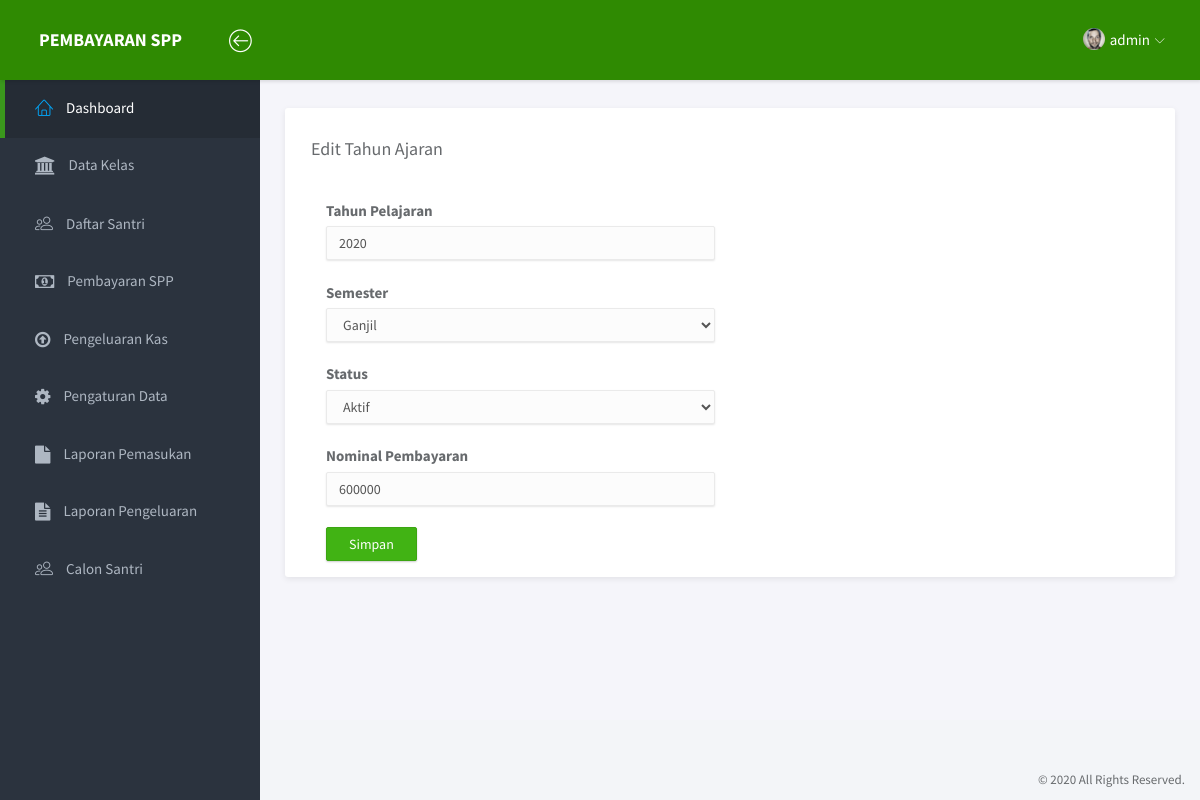
Screenshot of /index.php?page=edit_pengaturan&id=20 (signed in) with the database file from the repository.
### tables this page shows
CREATE TABLE `tbl_tahun_pelajaran` (
  `id` int(30) NOT NULL,
  `tahun_pelajaran` varchar(20) NOT NULL,
  `semester` int(2) NOT NULL,
  `status` varchar(1) DEFAULT NULL,
  `nominal` int(10) NOT NULL
);

### views/edit_pengaturan.php (the view, shortened to what this page needs)
<div class="main">
    <div class="main-content">
        <div class="container-fluid">
            <div class="panel">
                <div class="panel-heading">
                    <h4>Edit Tahun Ajaran</h4>
                </div>
                <div class="panel-body">
                    <?php
                        include 'library/config.php';
                        $id=$_GET['id'];
                        $s=[1,2];
                        $stat=['Y','N'];
                        $query=mysqli_query($koneksi,"select * from tbl_tahun_pelajaran where id=$id");
                        $data=mysqli_fetch_array($query);
                    ?>
                    <div class="col-md-6">
                        <form action="library/edit_pengaturan.php?id=<?= $id ?>" method="post">
                        <label for="">Tahun Pelajaran</label>
                        <input type="number" class="form-control" required name="tahunpelajaran" placeholder="Tahun Pelajaran" value="<?= $data['tahun_pelajaran'] ?>"><br>
                        <label for="">Semester</label>
                        <select name="semester" id="" required class="form-control">
                            <?php foreach($s as $sm): ?>
                                <?php if($data['semester']==$sm){ ?>
                                <option value="<?=$sm?>" selected>
                                <?php
                                if($sm==1){
                                    echo"Ganjil";
                                }else{
                                    echo"Genap";
                                }
                                ?>
                                </option>
                                <?php } ?>
                            <?php  endforeach;  ?>
                        </select><br>
                        <label for="">Status</label>
                        <select name="status" id="" required class="form-control">
                            <?php foreach($stat as $st): ?>
                                <?php if($st==$data['status']){?>
                                <option value="<?= $st?>" selected><?php if($st=='Y'){
                                    echo"Aktif";
                                }else{
                                    echo"Tidak Aktif";
                                } ?>
                                </option>
                            <?php } ?>
                            <?php endforeach; ?>
                        </select><br>
                        <label for="">Nominal Pembayaran</label>
                        <input type="text" class="form-control" placeholder="Nominal Pembayaran" name="nominal" value="<?= $data['nominal'] ?>"><br>
                        <input type="submit" class="btn btn-success" value="Simpan">
                    </form>
                    </div>
                </div>
            </div>
        </div>
    </div>
</div>

### assets/css/main.css (style rules this page uses)
html { position: relative; min-height: 100%; }
body { background-color: #F3F5F8; font-family: "Source Sans Pro", sans-serif; font-size: 15px; color: #676a6d; }
#wrapper .main { -webkit-transition: all 0.3s ease-in-out; -moz-transition: all 0.3s ease-in-out; -ms-transition: all 0.3s ease-in-out; -o-transition: all 0.3s ease-in-out; transition: all 0.3s ease-in-out; width: calc(100% - 260px); left: 0; position: relative; float: right; background-color: #f5f5fa; }
#wrapper #sidebar-nav, #wrapper .main { padding-top: 80px; }
.main-content { padding: 28px 10px; }
.form-control { -moz-box-shadow: 0px 1px 2px 0 rgba(0, 0, 0, 0.1); -webkit-box-shadow: 0px 1px 2px 0 rgba(0, 0, 0, 0.1); box-shadow: 0px 1px 2px 0 rgba(0, 0, 0, 0.1); -webkit-border-radius: 2px; -moz-border-radius: 2px; border-radius: 2px; border-color: #eaeaea; background-color: #fcfcfc; }
.btn { -webkit-border-radius: 2px; -moz-border-radius: 2px; border-radius: 2px; -moz-box-shadow: 0px 1px 2px 0 rgba(0, 0, 0, 0.2); -webkit-box-shadow: 0px 1px 2px 0 rgba(0, 0, 0, 0.2); box-shadow: 0px 1px 2px 0 rgba(0, 0, 0, 0.2); padding: 6px 22px; }
.btn-success { background-color: #41B314; border-color: #3ca512; }
.panel { -webkit-border-radius: 3px; -moz-border-radius: 3px; border-radius: 3px; -moz-box-shadow: 0 2px 6px rgba(0, 0, 0, 0.08); -webkit-box-shadow: 0 2px 6px rgba(0, 0, 0, 0.08); box-shadow: 0 2px 6px rgba(0, 0, 0, 0.08); background-color: #fff; margin-bottom: 30px; }
.panel .panel-heading, .panel .panel-body, .panel .panel-footer { padding-left: 25px; padding-right: 25px; }
.panel .panel-heading { padding-top: 20px; padding-bottom: 20px; position: relative; }
.panel .panel-body { padding-top: 10px; padding-bottom: 15px; }

### rows the page displays
tbl_tahun_pelajaran: tahunpelajaran "2020", semester "Ganjil", status "Aktif", nominal "600000"

### other values shown
$_SESSION['nama'] "admin"
